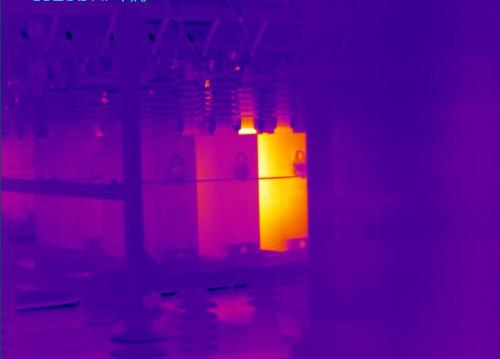
#> input picture 111.jpg, 500 x 359 px
$ python -i work.py   (imports and definitions only)   (older library calls are emulated)
#> lines starting #> are read from the running program, lines starting #| are printed output that depends on the picture; after the words box and inside, x2 and y2 are one past the last pixel; in counts of white or black regions, pixels touching at a corner belong together
#!/usr/bin/env python
# -*- coding: utf-8 -*-

"""
实现大津法
"""


import cv2
import numpy as np


def tuxiangzengqiang(img):
 (b, g, r) = cv2.split(img)
 img_bilateralblur1 = cv2.bilateralFilter(r, 3, 10, 15)  # 双边滤波
 img_bilateralblur2 = cv2.bilateralFilter(g, 3, 10, 15)  # 双边滤波
 img_bilateralblur3 = cv2.bilateralFilter(b, 3, 10, 15)  # 双边滤波
 clahe = cv2.createCLAHE(clipLimit=2.0, tileGridSize=(10, 10))
 img_clahe1 = clahe.apply(img_bilateralblur1)
 img_clahe2 = clahe.apply(img_bilateralblur2)
 img_clahe3 = clahe.apply(img_bilateralblur3)
 img_clahe = cv2.merge([img_clahe3, img_clahe2, img_clahe1])
 return img_clahe

#取前景
def backend(gray,back,r,g,b):
 for i in range(len(gray)):
  for j in range(len(gray[0])):
   if back[i][j] == 0:
    b[i][j] = 0
    g[i][j] = 0
    r[i][j] = 0
 return cv2.merge([b, g, r]),b,g,r#


#三通道分别KMEANS确定过温区域，返回模板
def k_means(r,g,b):
 res = np.zeros_like(r)
 res = res.reshape((-1, 1))
 data_r = r.reshape((-1, 1))
 data_r = np.float32(data_r)
 data_g = g.reshape((-1, 1))
 data_g = np.float32(data_g)
 data_b = b.reshape((-1, 1))
 data_b = np.float32(data_b)
 criteria = (cv2.TERM_CRITERIA_EPS + cv2.TERM_CRITERIA_MAX_ITER, 10, 0.5)
 flags = cv2.KMEANS_RANDOM_CENTERS
 compactness_r, labels_r, centers_r = cv2.kmeans(data_r, 4, None, criteria, 10, flags)
 centers_r = np.uint8(centers_r)
 compactness_g, labels_g, centers_g = cv2.kmeans(data_g, 4, None, criteria, 10, flags)
 centers_g = np.uint8(centers_g)
 compactness_b, labels_b, centers_b = cv2.kmeans(data_b, 4, None, criteria, 10, flags)
 centers_b = np.uint8(centers_b)
 cen_rmax = max(centers_r)
 cen_gmax = max(centers_g)
 cen_bmax = max(centers_b)
 res_r = centers_r[labels_r.flatten()]
 res_g = centers_g[labels_g.flatten()]
 res_b = centers_b[labels_b.flatten()]
 for i in range(len(res_r)):
  if res_r[i] == cen_rmax and res_g[i] == cen_gmax and res_b[i] == cen_bmax:
   res[i] = 255
  else:
   res[i] = 0
 # print(centers)
 dst1 = res.reshape((r.shape))
 return dst1

def fin(img):

 # img = cv2.imread("333.jpg", -1)
 img_dist = tuxiangzengqiang(img)
 gray = cv2.cvtColor(img, cv2.COLOR_BGR2GRAY)
 dist_flat = np.zeros_like(gray)
 retval, dst = cv2.threshold(gray, 0, 255, cv2.THRESH_OTSU)#大津法二值化
 (b, g, r) = cv2.split(img)
 #去除噪声取前景模板
 kernel = cv2.getStructuringElement(cv2.MORPH_ELLIPSE, (4, 4))
 closed = cv2.morphologyEx(dst, cv2.MORPH_CLOSE, kernel)
 closed = cv2.erode(closed, None, iterations=3)
 closed = cv2.dilate(closed, None, iterations=3)

 # [5 lines of commented-out code are left out]

 img_result,b1,g1,r1 = backend(gray,closed,r,g,b)

 img_guowenquyu = k_means(r1,g1,b1)
 img_guowenquyu = cv2.medianBlur(img_guowenquyu, 3)
 kernel1 = cv2.getStructuringElement(cv2.MORPH_ELLIPSE, (5, 5))
 img_guowenquyu = cv2.morphologyEx(img_guowenquyu, cv2.MORPH_CLOSE, kernel1)

 #获取二值化图像连通域信息
 num_labels, labels, stats, centers = cv2.connectedComponentsWithStats(img_guowenquyu, connectivity=8, ltype=cv2.CV_32S)
 area = np.zeros(num_labels)
 for t in range(1, num_labels, 1):
  area[t] = stats[t][4]
  #求最大连通域
 a = np.argmax(area)
 x, y, w, h, area = stats[np.argmax(area)]

 cx, cy = centers[a]
 # 标出中心位置
 cv2.circle(img_dist, (np.int32(cx), np.int32(cy)), 2, (0, 255, 0), 2, 8, 0)
 # 画出外接矩形
 cv2.rectangle(img_dist, (x-5, y-5), (x + w+10, y + h+10), (0, 255, 0), 2, 8, 0)
 #在画框区域寻找最大灰度级
 tem_area = np.zeros((w,h))
 for i in range(w):
  for j in range(h):
   tem_area[i][j] = gray[y + j][x+i]
 _positon = max(map(max,tem_area))  # get the index of max in the a
 tem = _positon*100/255
 # cv2.imshow("img", img)
 # cv2.waitKey(0)
 return img_dist,tem

>>> import cv2
>>> picture = cv2.imread('../111.jpg')
#> picture is the input picture: shape (359, 500, 3); mean B, G, R 147.4, 6.5, 93.6
>>> result = fin(picture)
#> in tuxiangzengqiang, `img_clahe1 = clahe.apply(img_bilateralblur1)`:
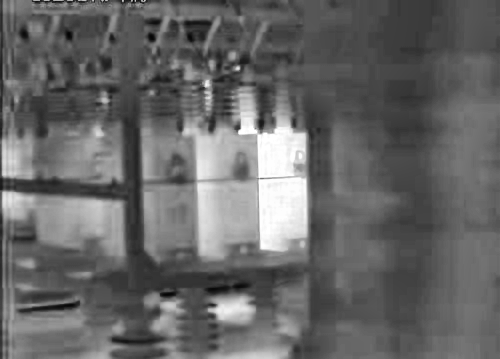
#> img_clahe1: shape (359, 500); min 3, max 255, mean 102.9
#> in tuxiangzengqiang, `img_clahe3 = clahe.apply(img_bilateralblur3)`:
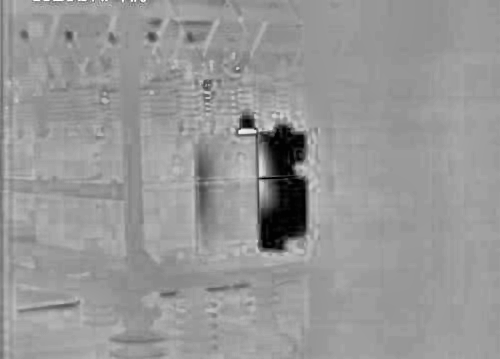
#> img_clahe3: shape (359, 500); min 1, max 255, mean 151
#> in fin, `gray = cv2.cvtColor(img, cv2.COLOR_BGR2GRAY)`:
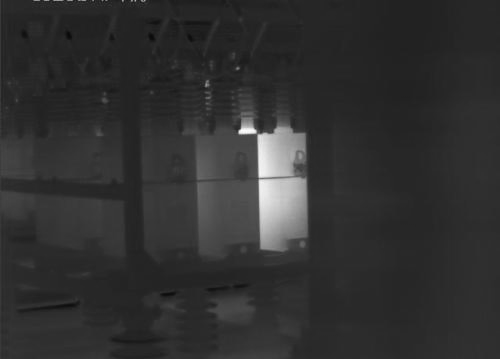
#> gray: shape (359, 500); min 9, max 252, mean 48.6
#> in fin, `retval, dst = cv2.threshold(gray, 0, 255, cv2.THRESH_OTSU)#大津法二值化`:
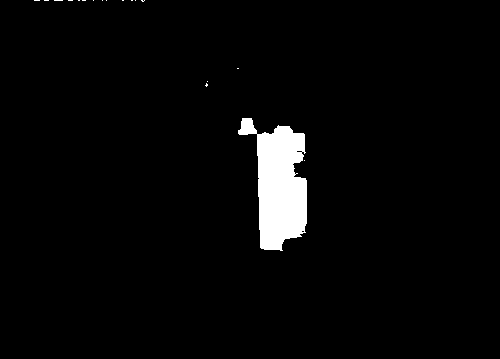
#> dst: shape (359, 500); 3.1% white; 18 white regions (17 under 20 px), largest, box (x1, y1, x2, y2) and area: (238, 118, 307, 251) 5420
#> in fin, `retval, dst = cv2.threshold(gray, 0, 255, cv2.THRESH_OTSU)#大津法二值化`: retval = 109
#> in fin, `closed = cv2.morphologyEx(dst, cv2.MORPH_CLOSE, kernel)`: closed: shape (359, 500); 3.1% white; 12 white regions (11 under 20 px), largest, box (x1, y1, x2, y2) and area: (239, 119, 308, 251) 5443
#> in fin, `closed = cv2.erode(closed, None, iterations=3)`: closed: shape (359, 500); 2.3% white; 2 white regions, box (x1, y1, x2, y2) and area: (261, 130, 305, 248) 4117, (245, 122, 253, 132) 62
#> in fin, `closed = cv2.dilate(closed, None, iterations=3)`: closed: shape (359, 500); 3% white; 2 white regions, box (x1, y1, x2, y2) and area: (258, 127, 308, 251) 5191, (242, 119, 256, 135) 206
#> in fin, `img_result,b1,g1,r1 = backend(gray,closed,r,g,b)`:
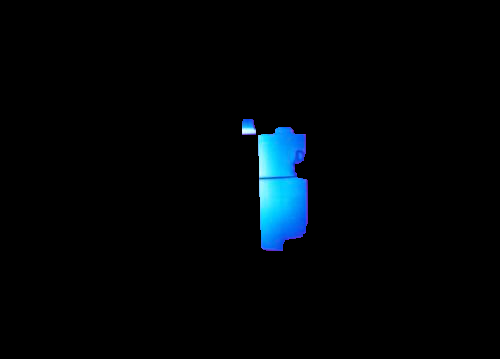
#> img_result: shape (359, 500, 3); mean R, G, B 0.9, 4.9, 7.4
#> in k_means, `compactness_r, labels_r, centers_r = cv2.kmeans(data_r, 4, None, crite..`: compactness_r = 151633.2; centers_r = [236.3, 252.2, 0, 197.7]
#> in k_means, `centers_r = np.uint8(centers_r)`: centers_r = [236, 252, 0, 197]
#> in k_means, `compactness_g, labels_g, centers_g = cv2.kmeans(data_g, 4, None, crite..`: compactness_g = 1902543.4; centers_g = [98.19, 160.1, 0.0182, 220.2]
#> in k_means, `centers_g = np.uint8(centers_g)`: centers_g = [98, 160, 0, 220]
#> in k_means, `compactness_b, labels_b, centers_b = cv2.kmeans(data_b, 4, None, crite..`: compactness_b = 696339.5; centers_b = [0.0678, 147, 80.63, 31.1]
#> in k_means, `centers_b = np.uint8(centers_b)`: centers_b = [0, 146, 80, 31]
#> in k_means, `cen_rmax = max(centers_r)`: cen_rmax = [252]
#> in k_means, `cen_gmax = max(centers_g)`: cen_gmax = [220]
#> in k_means, `cen_bmax = max(centers_b)`: cen_bmax = [146]
#> in k_means, `dst1 = res.reshape((r.shape))`:
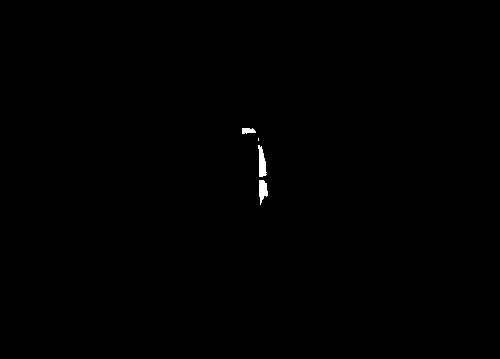
#> dst1: shape (359, 500); 0.22% white; 4 white regions (1 under 20 px), largest, box (x1, y1, x2, y2) and area: (258, 145, 267, 177) 183, (259, 180, 268, 205) 151, (242, 128, 256, 134) 66
#> in fin, `img_guowenquyu = cv2.medianBlur(img_guowenquyu, 3)`: img_guowenquyu: shape (359, 500); 0.22% white; 3 white regions, box (x1, y1, x2, y2) and area: (258, 146, 267, 177) 179, (259, 180, 268, 203) 148, (242, 128, 256, 134) 62
#> in fin, `img_guowenquyu = cv2.morphologyEx(img_guowenquyu, cv2.MORPH_CLOSE, ker..`: img_guowenquyu: shape (359, 500); 0.22% white; 3 white regions, box (x1, y1, x2, y2) and area: (258, 146, 267, 177) 180, (259, 180, 268, 203) 149, (242, 128, 256, 134) 62
#> in fin, `num_labels, labels, stats, centers = cv2.connectedComponentsWithStats(..`: labels: shape (359, 500) int32; 4 distinct labels, from 0 to 3
#> in fin, `num_labels, labels, stats, centers = cv2.connectedComponentsWithStats(..`: num_labels = 4; stats = [[0, 0, 500, 359, 179109], [242, 128, 14, 6, 62], [258, 146, 9, 31, 180], [259, 180, 9, 23, 149]]; centers = [[249.5, 179], [247.6, 130.4], [261.5, 162.7], [262.3, 189.8]]
#> after the loop in fin, `for t in range(1, num_labels, 1):`: area = [0, 62, 180, 149]
#> in fin, `a = np.argmax(area)`: a = 2
#> in fin, `x, y, w, h, area = stats[np.argmax(area)]`: x = 258; y = 146; w = 9; h = 31; area = 180
#> in fin, `cx, cy = centers[a]`: cx = 261.5; cy = 162.7
#> in fin, `cv2.rectangle(img_dist, (x-5, y-5), (x + w+10, y + h+10), (0, 255, 0),..`:
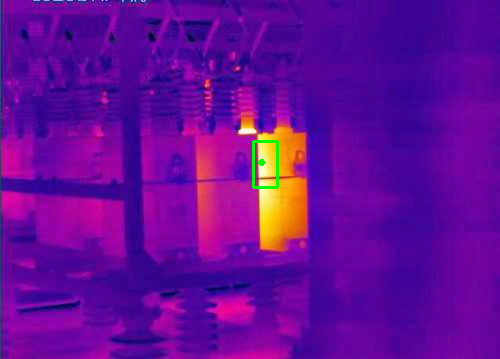
#> img_dist: shape (359, 500, 3); mean B, G, R 150.8, 10.9, 102.3
#> in fin, `tem = _positon*100/255`: tem = 96.47

$ run again, on 222.jpg
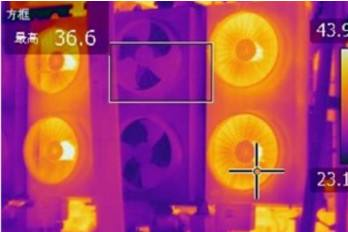
#> input picture 222.jpg, 348 x 232 px
#> picture is the input picture: shape (232, 348, 3); mean B, G, R 103.2, 67, 169.1
#> in fin, `retval, dst = cv2.threshold(gray, 0, 255, cv2.THRESH_OTSU)#大津法二值化`:
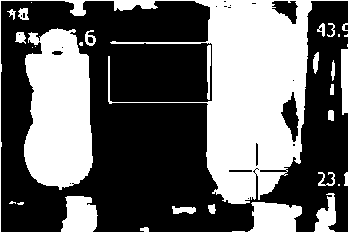
#> dst: shape (232, 348); 39.7% white; 34 white regions (11 under 20 px), largest, box (x1, y1, x2, y2) and area: (0, 0, 348, 232) 18521, (24, 28, 93, 190) 8929, (248, 202, 302, 232) 1281
#> retval = 110
#> in k_means, `compactness_r, labels_r, centers_r = cv2.kmeans(data_r, 4, None, crite..`: compactness_r = 2852613.4; centers_r = [217.4, 0.16, 240.5, 171.1]
#> in k_means, `centers_r = np.uint8(centers_r)`: centers_r = [217, 0, 240, 171]
#> in k_means, `compactness_g, labels_g, centers_g = cv2.kmeans(data_g, 4, None, crite..`: compactness_g = 7652578.6; centers_g = [187.9, 132.8, 83.43, 0.035]
#> in k_means, `centers_g = np.uint8(centers_g)`: centers_g = [187, 132, 83, 0]
#> in k_means, `compactness_b, labels_b, centers_b = cv2.kmeans(data_b, 4, None, crite..`: compactness_b = 5898034.6; centers_b = [1.24, 180.5, 83.84, 35.45]
#> in k_means, `centers_b = np.uint8(centers_b)`: centers_b = [1, 180, 83, 35]
#> cen_rmax = [240]
#> cen_gmax = [187]
#> cen_bmax = [180]
#> dst1: shape (232, 348); 0.67% white; 24 white regions (18 under 20 px), largest, box (x1, y1, x2, y2) and area: (61, 141, 75, 160) 150, (65, 55, 76, 69) 108, (198, 0, 276, 2) 82, (115, 0, 156, 2) 46, (256, 48, 260, 58) 31, (259, 146, 261, 160) 22
#> labels: shape (232, 348) int32; 12 distinct labels, from 0 to 11
#> num_labels = 12; stats = [[0, 0, 348, 232, 80216], [72, 0, 11, 1, 11], [116, 0, 39, 2, 44], [198, 0, 77, 2, 81], [298, 0, 14, 1, 14], [17, 36, 7, 3, 17], [31, 37, 5, 3, 11], [256, 49, 4, 9, 28], [342, 50, 2, 2, 3], [65, 55, 11, 14, 121], [61, 141, 13, 19, 174], [259, 148, 2, 8, 16]]; centers = [[173.8, 115.8], [77, 0], [136, 0.114], [234.2, 0.0494], [304.5, 0], [20.06, 36.88], [32.91, 37.82], [257.6, 52.82], [342.7, 50.67], [69.47, 61.6], [67.09, 150.4], [259.5, 151.5]]
#> after the loop in fin, `for t in range(1, num_labels, 1):`: area = [0, 11, 44, 81, 14, 17, 11, 28, 3, 121, 174, 16]
#> a = 10
#> in fin, `x, y, w, h, area = stats[np.argmax(area)]`: x = 61; y = 141; w = 13; h = 19; area = 174
#> cx = 67.09; cy = 150.4
#> in fin, `cv2.rectangle(img_dist, (x-5, y-5), (x + w+10, y + h+10), (0, 255, 0),..`:
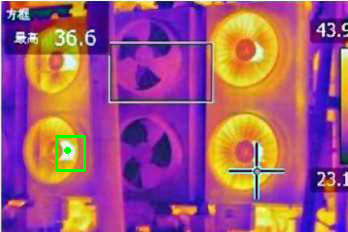
#> img_dist: shape (232, 348, 3); mean B, G, R 125.3, 85.6, 159.5
#> tem = 94.51
